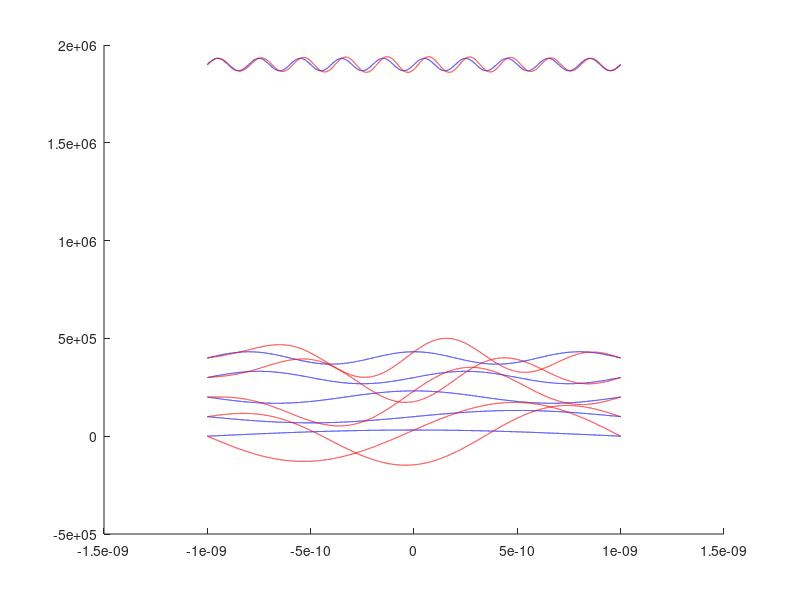
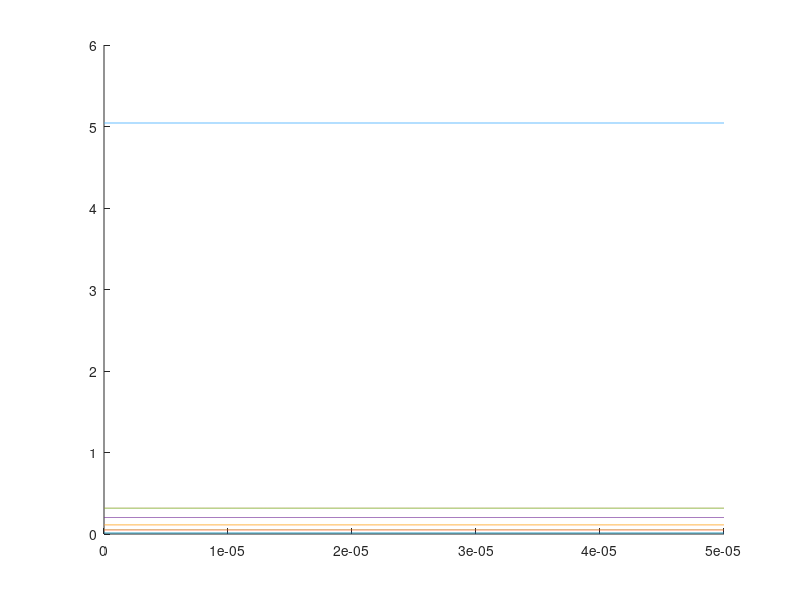
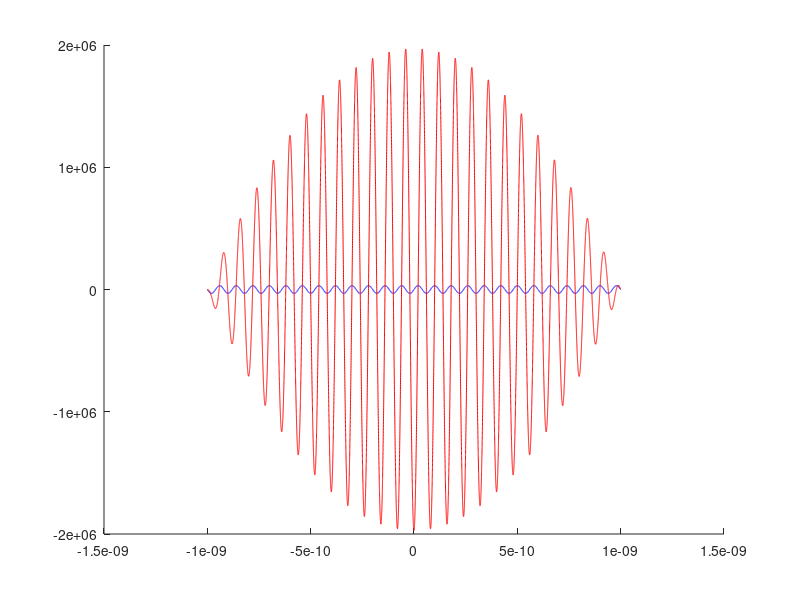

MATLAB code for these plots, in order:
% Soll grafik 1: Psi(x)
% Variablen:
%	l
%	x
%	epsilon (= 1)
%	n
%	Psi(x)
% Ausgabe in PS und PDF

% Soll grafik 2: E(n, a)
% Variablen:
%	l
%	epsilon
%	n
%	E(n, a)
% Ausgabe in PS und PDF

%-----Variabeln-----
l = 10^-9;
xSteps = 225;
xSteps = 20000;
delta = (2*l/xSteps);
%x = -l*1.5 : delta : +l*1.5;
x = -l : delta : +l;
n = 1 : 200;
nPlot = 1 : 5;
nPlot = [1 : 5, 20];
kurvenVersatz = 1e5
%n = [1, 2];


safe = 0


%-----Verarbeitung-----
m = 9.10938291*10^-31;		% Elektronenmasse
h = 6062606957*10^-34;		% Planck-Konstante
hQuer = h/2*pi;
E = zeros(1, length(n));
Psi = zeros(length(n), length(x));
for ln = n
    E(ln) = h^2*ln^2 / (32*m*l^2);
    %k = sqrt(2*m*E/(hQuer^2));
    %k = ln*pi*x / (2*l);
    k = pi/l * (n+1/2);
    LamdaP = 1i*k;
    LamdaN = -LamdaP;
    %y = (exp(LamdaP(ln)*x) + (-1)^(ln+1).*exp(LamdaN(ln)*x)) ./ (2*1i^(ln+1));
    if mod(ln, 2) == 0
        y = sin(ln*pi*x/(2*l));
    else
        y = cos(ln*pi*x/(2*l));
    end
    Psi(ln,1:length(x)) = 1/sqrt(l) .* y;
end




%-----Verarbeitung gestoert-----
gamma = 0;
epsilon = 5*10^-5;
E1_k = zeros(1, length(n));
H1 = x * -1;
PsiG = zeros(length(n), length(x));

psi1_l = zeros(length(n), length(x));

parfor ln = n
	E1_k(ln) = dot(Psi(ln, :), H1.*Psi(ln, :));

	k = ln;
	for l = n % + ceil(l/2)
		if mod((l + k), 2) == 1
%			psi0_l = sum(~Psi(l, :).*H1.*Psi(k, :).*delta) / (E(k)-E(l));
			psi0_l = dot(Psi(l, :), H1.*Psi(k, :)) / (E(k)-E(l));
			psi1_l(ln, :) = psi1_l(ln, :) + psi0_l .* Psi(l, :);
		end
	end
end




%-----Plot grafik 1: Psi(x)-----
clf('reset')			% clear figure
hold on;

s = zeros(1, length(n));
for ln = nPlot		% ungestoerter Plot
	%plot(x, Psi(ln, :) + (ln-1)*2e05, 'Color', 'black')		% Psi
    plot(x, Psi(ln, :) +(ln-1)*kurvenVersatz, 'Color', 'blue')		% Psi

	s(ln) = sum(Psi(ln, :).^2.*delta);
end

% print('Psi_ungestoert', '-depsc', '-noui')
% print('Psi_ungestoert', '-dpdf', '-noui')

% figure
% hold on;

sG = zeros(1, length(n));
for ln = nPlot		% gestoerter Plot
	PsiG(ln, :) = (1+1i*epsilon*gamma).*Psi(ln, :) ...
													+ epsilon.*psi1_l(ln, :);
	%plot(x, PsiG(ln, 1:length(x)) + (ln-1)*2e05, 'Color', 'red')		% Psi
    plot(x, PsiG(ln, 1:length(x)) + (ln-1)*kurvenVersatz, 'Color', 'red')		% Psi

	sG(ln) = sum(PsiG(ln, :).^2.*delta);
end

% print('Psi_gestoert', '-depsc', '-noui')
if safe; then print('Psi_gestoert', '-dpdf', '-noui'); end

%-----Plot grafik 2: E(n, a)-----
figure
hold on;
%epsilon = 3 *10^12
xEpsilon = 0 : epsilon / xSteps : epsilon;
for ln = nPlot		% Energie Plot
	plot(xEpsilon, E(ln) + xEpsilon*E1_k(ln))		% Psis
end

%print('Energie_gestoert', '-depsc', '-noui')
if safe; then print('Energie_gestoert', '-dpdf', '-noui'); end

%------------ 100-ste
figure
hold on;

nPlot = 50;
epsilon = 10^-2;

s = zeros(1, 2);
for ln = nPlot		% ungestoerter Plot
	%plot(x, Psi(ln, :) + (ln-1)*2e05, 'Color', 'black')		% Psi
    plot(x, Psi(ln, :) , 'Color', 'blue')		% Psi

	s(ln) = sum(Psi(ln, :).^2.*delta);
end

% print('Psi_ungestoert', '-depsc', '-noui')
% print('Psi_ungestoert', '-dpdf', '-noui')

% figure
% hold on;

sG = zeros(1, 2);
for ln = nPlot		% gestoerter Plot
	PsiG(ln, :) = (1+1i*epsilon*gamma).*Psi(ln, :) ...
													+ epsilon.*psi1_l(ln, :);
	%plot(x, PsiG(ln, 1:length(x)) + (ln-1)*2e05, 'Color', 'red')		% Psi
    plot(x, PsiG(ln, 1:length(x)), 'Color', 'red')		% Psi

	sG(ln) = sum(PsiG(ln, :).^2.*delta);
end

% print('Psi_gestoert', '-depsc', '-noui')
if safe; then print('Psi_100_gestoert', '-dpdf', '-noui'); end

hold off
